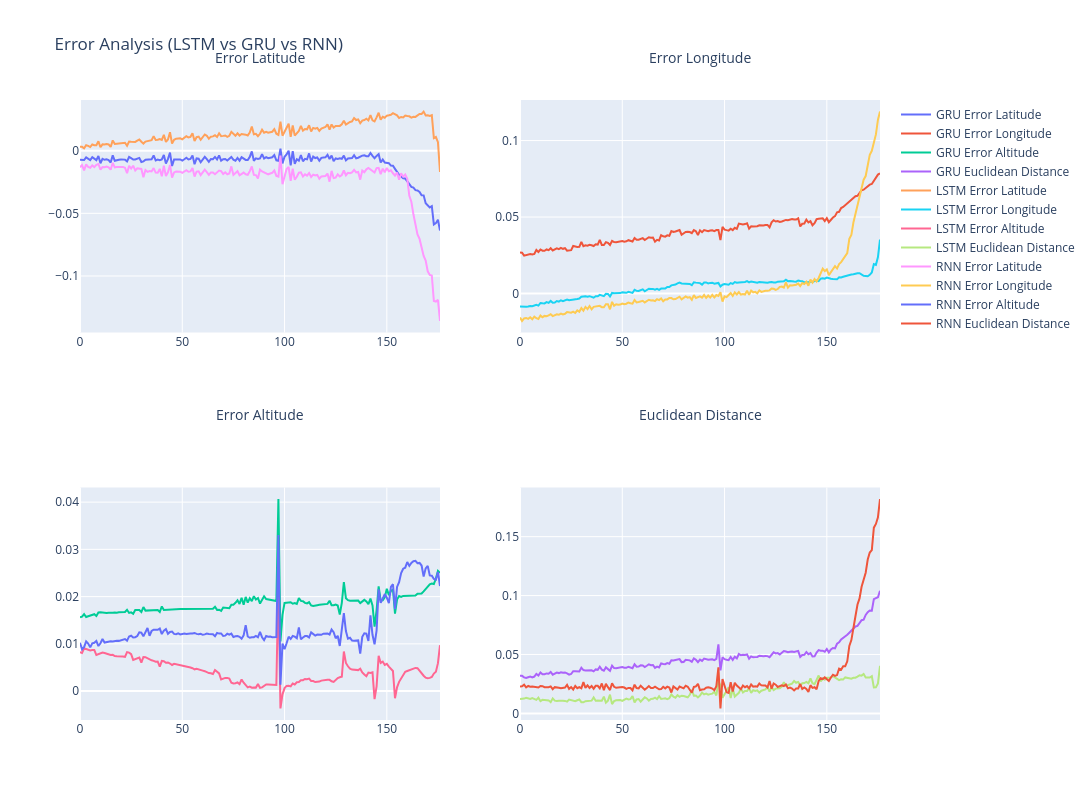

The notebook cell this image was saved under:
### Code cell
fig = make_subplots(
    rows=2, cols=2,
    subplot_titles=('Error Latitude', 'Error Longitude', 'Error Altitude', 'Euclidean Distance')
)

# Add traces for GRU errors
fig.add_trace(go.Scatter(y=error_df_gru['Error Latitude'], mode='lines', name='GRU Error Latitude'), row=1, col=1)
fig.add_trace(go.Scatter(y=error_df_gru['Error Longitude'], mode='lines', name='GRU Error Longitude'), row=1, col=2)
fig.add_trace(go.Scatter(y=error_df_gru['Error Altitude'], mode='lines', name='GRU Error Altitude'), row=2, col=1)
fig.add_trace(go.Scatter(y=error_df_gru['Euclidean Distance'], mode='lines', name='GRU Euclidean Distance'), row=2, col=2)

# Add traces for LSTM errors
fig.add_trace(go.Scatter(y=error_df_lstm['Error Latitude'], mode='lines', name='LSTM Error Latitude'), row=1, col=1)
fig.add_trace(go.Scatter(y=error_df_lstm['Error Longitude'], mode='lines', name='LSTM Error Longitude'), row=1, col=2)
fig.add_trace(go.Scatter(y=error_df_lstm['Error Altitude'], mode='lines', name='LSTM Error Altitude'), row=2, col=1)
fig.add_trace(go.Scatter(y=error_df_lstm['Euclidean Distance'], mode='lines', name='LSTM Euclidean Distance'), row=2, col=2)

# Add traces for RNN errors
fig.add_trace(go.Scatter(y=error_df_rnn['Error Latitude'], mode='lines', name='RNN Error Latitude'), row=1, col=1)
fig.add_trace(go.Scatter(y=error_df_rnn['Error Longitude'], mode='lines', name='RNN Error Longitude'), row=1, col=2)
fig.add_trace(go.Scatter(y=error_df_rnn['Error Altitude'], mode='lines', name='RNN Error Altitude'), row=2, col=1)
fig.add_trace(go.Scatter(y=error_df_rnn['Euclidean Distance'], mode='lines', name='RNN Euclidean Distance'), row=2, col=2)

fig.update_layout(
    height=800, 
    width=1600, 
    title_text="Error Analysis (LSTM vs GRU vs RNN)",
    annotations=[
        dict(
            x=0.225, y=1.05,
            xref='paper', yref='paper',
            text='Error Latitude',
            showarrow=False,
            font=dict(size=14)
        ),
        dict(
            x=0.775, y=1.05,
            xref='paper', yref='paper',
            text='Error Longitude',
            showarrow=False,
            font=dict(size=14)
        ),
        dict(
            x=0.225, y=0.475,
            xref='paper', yref='paper',
            text='Error Altitude',
            showarrow=False,
            font=dict(size=14)
        ),
        dict(
            x=0.775, y=0.475,
            xref='paper', yref='paper',
            text='Euclidean Distance',
            showarrow=False,
            font=dict(size=14)
        )
    ]
)
fig.show()

### Figure 1 — Plotly figure (JSON) as saved in the notebook; plotly's stock layout.template omitted (floating-point values rounded to 4 significant figures; data arrays with more than 128 entries replaced by an {"elided": "..."} marker saying what was removed)
{"data": [{"mode": "lines", "name": "GRU Error Latitude", "type": "scatter", "xaxis": "x", "y": {"elided": "177 float values"}, "yaxis": "y"}, {"mode": "lines", "name": "GRU Error Longitude", "type": "scatter", "xaxis": "x2", "y": {"elided": "177 float values"}, "yaxis": "y2"}, {"mode": "lines", "name": "GRU Error Altitude", "type": "scatter", "xaxis": "x3", "y": {"elided": "177 float values"}, "yaxis": "y3"}, {"mode": "lines", "name": "GRU Euclidean Distance", "type": "scatter", "xaxis": "x4", "y": {"elided": "177 float values"}, "yaxis": "y4"}, {"mode": "lines", "name": "LSTM Error Latitude", "type": "scatter", "xaxis": "x", "y": {"elided": "177 float values"}, "yaxis": "y"}, {"mode": "lines", "name": "LSTM Error Longitude", "type": "scatter", "xaxis": "x2", "y": {"elided": "177 float values"}, "yaxis": "y2"}, {"mode": "lines", "name": "LSTM Error Altitude", "type": "scatter", "xaxis": "x3", "y": {"elided": "177 float values"}, "yaxis": "y3"}, {"mode": "lines", "name": "LSTM Euclidean Distance", "type": "scatter", "xaxis": "x4", "y": {"elided": "177 float values"}, "yaxis": "y4"}, {"mode": "lines", "name": "RNN Error Latitude", "type": "scatter", "xaxis": "x", "y": {"elided": "177 float values"}, "yaxis": "y"}, {"mode": "lines", "name": "RNN Error Longitude", "type": "scatter", "xaxis": "x2", "y": {"elided": "177 float values"}, "yaxis": "y2"}, {"mode": "lines", "name": "RNN Error Altitude", "type": "scatter", "xaxis": "x3", "y": {"elided": "177 float values"}, "yaxis": "y3"}, {"mode": "lines", "name": "RNN Euclidean Distance", "type": "scatter", "xaxis": "x4", "y": {"elided": "177 float values"}, "yaxis": "y4"}], "layout": {"annotations": [{"font": {"size": 14}, "showarrow": false, "text": "Error Latitude", "x": 0.225, "xanchor": "center", "xref": "paper", "y": 1.05, "yanchor": "bottom", "yref": "paper"}, {"font": {"size": 14}, "showarrow": false, "text": "Error Longitude", "x": 0.775, "xanchor": "center", "xref": "paper", "y": 1.05, "yanchor": "bottom", "yref": "paper"}, {"font": {"size": 14}, "showarrow": false, "text": "Error Altitude", "x": 0.225, "xanchor": "center", "xref": "paper", "y": 0.475, "yanchor": "bottom", "yref": "paper"}, {"font": {"size": 14}, "showarrow": false, "text": "Euclidean Distance", "x": 0.775, "xanchor": "center", "xref": "paper", "y": 0.475, "yanchor": "bottom", "yref": "paper"}], "height": 800, "title": {"text": "Error Analysis (LSTM vs GRU vs RNN)"}, "width": 1600, "xaxis": {"anchor": "y", "domain": [0, 0.45]}, "xaxis2": {"anchor": "y2", "domain": [0.55, 1]}, "xaxis3": {"anchor": "y3", "domain": [0, 0.45]}, "xaxis4": {"anchor": "y4", "domain": [0.55, 1]}, "yaxis": {"anchor": "x", "domain": [0.625, 1]}, "yaxis2": {"anchor": "x2", "domain": [0.625, 1]}, "yaxis3": {"anchor": "x3", "domain": [0, 0.375]}, "yaxis4": {"anchor": "x4", "domain": [0, 0.375]}}}
